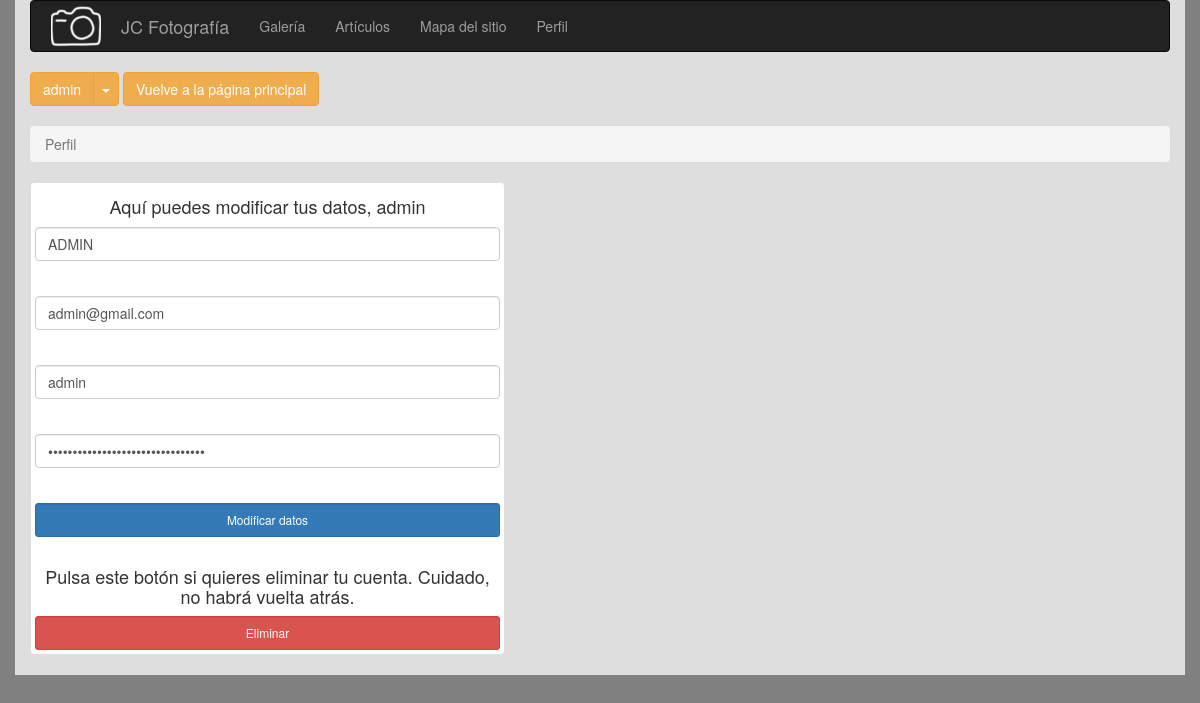
Screenshot of /modificarUsuario.php (signed in) with the database file from the repository.
### tables this page shows
CREATE TABLE `usuarios` (
  `nombre` varchar(100) NOT NULL,
  `correo` varchar(100) NOT NULL,
  `usuario` varchar(50) NOT NULL,
  `contra` varchar(200) NOT NULL
);

### modificarUsuario.php (the view, shortened to what this page needs)
<!DOCTYPE html>
<html lang="en">
  <head>
    <link rel="stylesheet" href="bootstrap/bootstrap.css">
    <link rel="stylesheet" href="css/plantilla.css">
  </head>
  <body>
    <div id="contenedor" >
      <div class="container">
      <?php  include_once("php/include/nav.php"); ?>
      <button type="button" href ="principal.php" class="btn btn-warning"><a id="paginaPrincipal" href="principal.php">Vuelve a la página principal</a></button><br><br>
      <nav aria-label="breadcrumb">
        <ol class="breadcrumb">
          <li class="breadcrumb-item active" aria-current="page">Perfil</li>
        </ol>
      </nav>
      <div class="col-sm-12 col-md-5 col-xl-4">
        <div class="row justify-content-center align-items-center text-center">
            <div class="thumbnail">
              <div class="col-4">
                  <div class="card">
                      <div class="card-body">
                          <form action="" autocomplete="off">
                            <h4>Aquí puedes modificar tus datos, <?php echo $_SESSION['username']; ?></h4>
                            <?php
                            include_once("php/include/db.php");
                            $usuario = $_SESSION['username'];
                            $query = "SELECT * FROM usuarios WHERE usuario = '$usuario'";
                            $resultado = $conn->query($query);
                            if ($resultado->num_rows  > 0) {
                              while ($row = $resultado->fetch_assoc()) { ?>
                                <div class="form-group">
                                    <input type="text" name="nombre" id="nombre" class="form-control" placeholder="Nombre y apellidos"  value="<?php echo $row['nombre']; ?>" required> <img src="" id="infnom">
                                </div>
                                <div class="form-group">
                                    <input type="text" name="correo" id="correo" class="form-control" value="<?php echo $row['correo']; ?>" placeholder="Correo Electronico" required> <img src="" id="infcor">
                                </div>
                                <div class="form-group">
                                    <input type="text" id="usuario" name="usuario" class="form-control" placeholder="Usuario" value="<?php echo $row['usuario']; ?>" required> <img src="" id="infusr">
                                </div>
                                <div class="form-group">
                                    <input type="password" id="passwor" class="form-control" name="pass" value="<?php echo $row['contra']; ?>" placeholder="Contraseña" required> <img src="" id="infpas">
                                </div>
                                <input type="button" id="botonModificar" value="Modificar datos" class="form-control btn btn-primary btn-sm my-1 my-sm-0">
                                <br>
                                <br>
                              </form>
                    <?php    }
                            }
                            ?>
                      </div>
                  </div>
              </div>
              <h4>Pulsa este botón si quieres eliminar tu cuenta. Cuidado, no habrá vuelta atrás.</h4>
              <button id="eliminarUser" class="form-control btn btn-danger btn-sm my-1 my-sm-0" onclick="deleteUser('<?php echo $_SESSION['username']?>')">Eliminar</button>
            </div>
        </div>
      </div>
    </div>
    </div>
  </body>
</html>

### plantilla.css (style rules this page uses)
* { margin: 0px; }
body { background-color: #808080; }
#paginaPrincipal { color: white; }
.container { background-color: #DFDEDE; }

### rows the page displays
usuarios: nombre "ADMIN", correo "admin@gmail.com", usuario "admin"

### other values shown
$_SESSION['username'] "admin"
